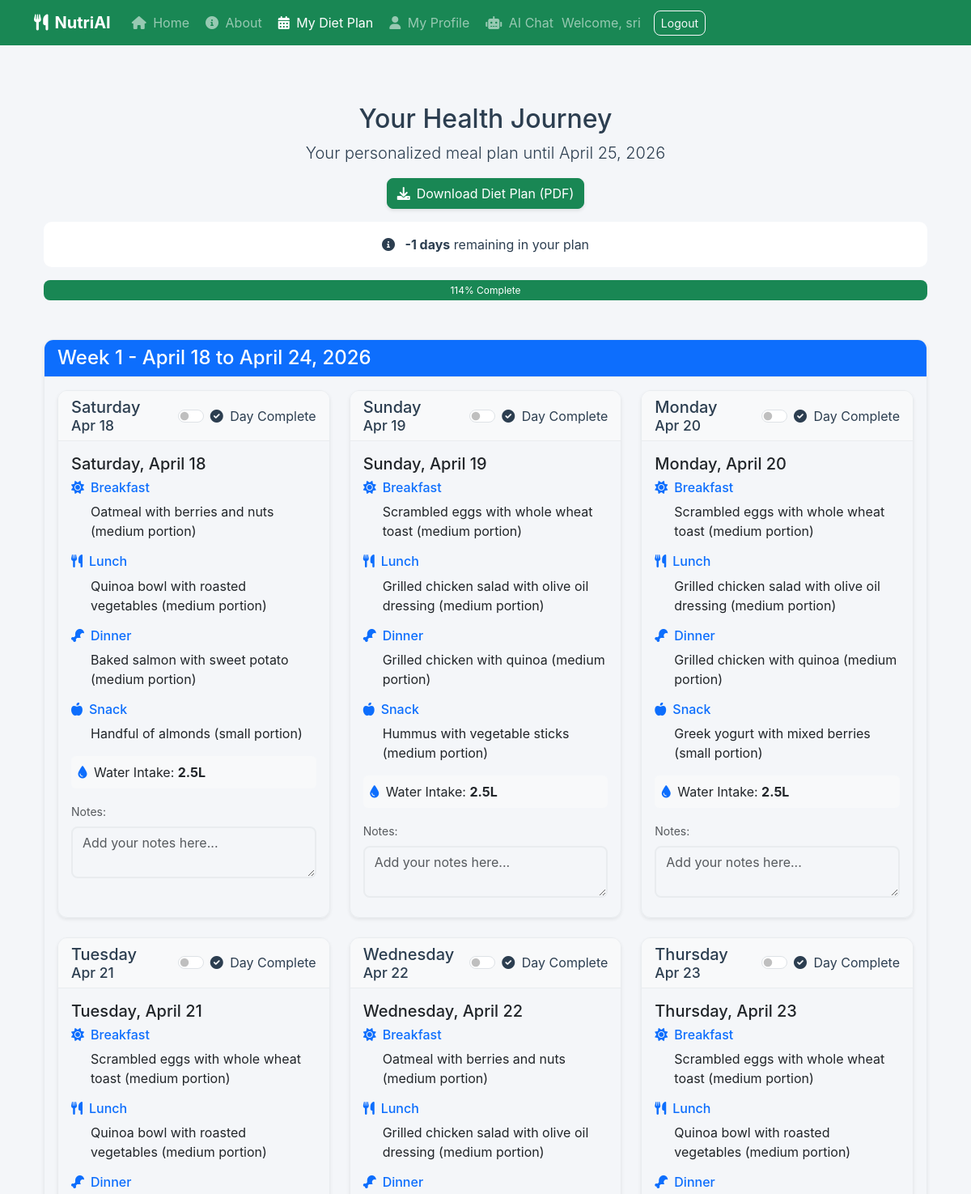
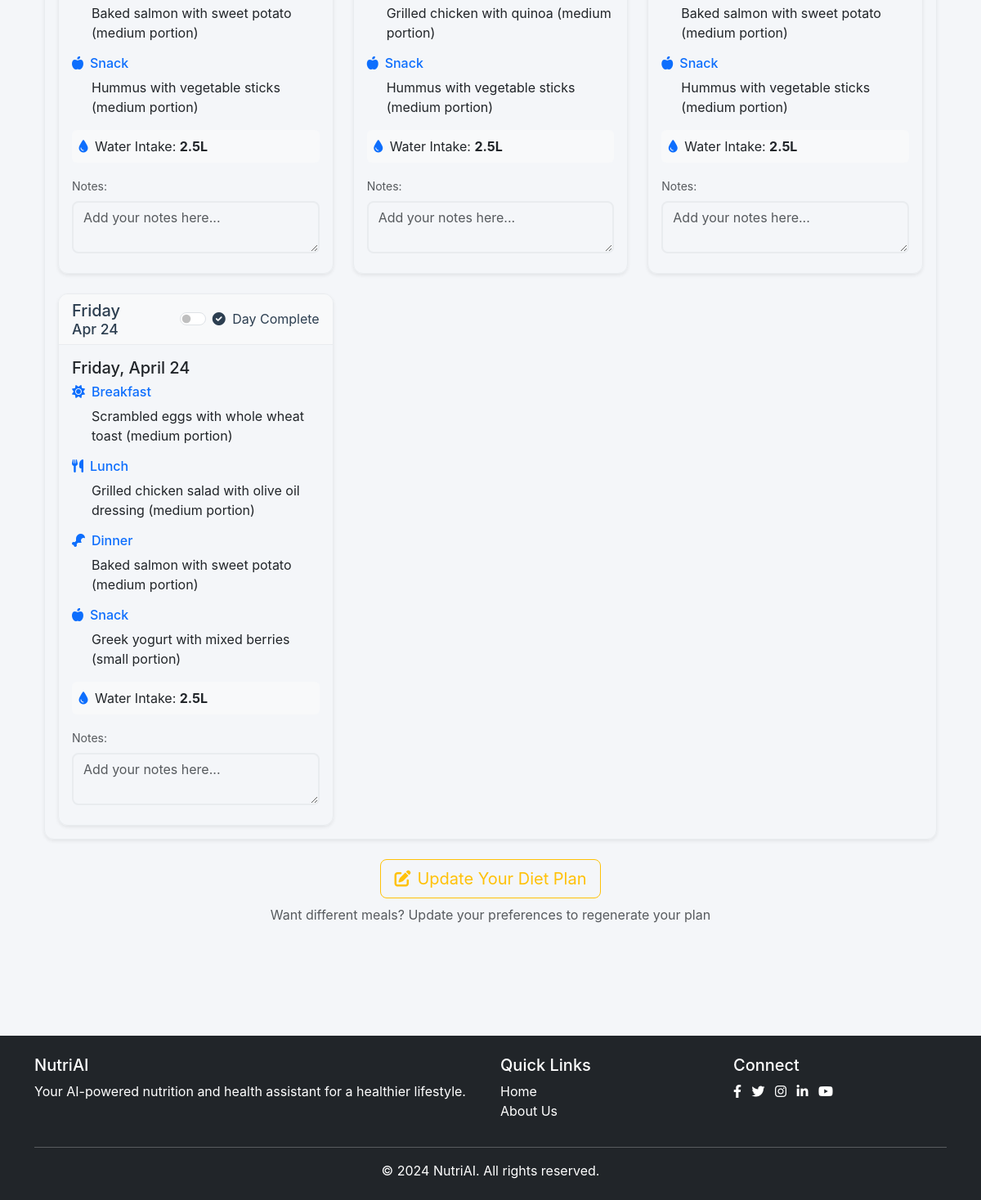
/health-calendar/3 (signed in), run on the app's committed database (2 pictures, top to bottom).
### app.py (models this page shows)
class User(UserMixin, db.Model):
    id = db.Column(db.Integer, primary_key=True)
    username = db.Column(db.String(80), unique=True, nullable=False)
    email = db.Column(db.String(120), unique=True, nullable=False)
    password = db.Column(db.String(200), nullable=False)
    is_admin = db.Column(db.Boolean, default=False)
    dietary_restrictions = db.Column(db.Text, nullable=True)
    health_conditions = db.Column(db.Text, nullable=True)
    profile_image = db.Column(db.String(200), default='images/profile-placeholder.png')
    health_assessments = db.relationship('HealthAssessment', backref='user', lazy=True)
    chats = db.relationship('Chat', backref='user', lazy=True)

class DailyMealPlan(db.Model):
    id = db.Column(db.Integer, primary_key=True)
    assessment_id = db.Column(db.Integer, db.ForeignKey('health_assessment.id'), nullable=False)
    date = db.Column(db.Date, nullable=False)
    meals = db.Column(db.JSON)
    completed = db.Column(db.Boolean, default=False)
    notes = db.Column(db.Text)

### app.py (the view, shortened to what this page needs)
@app.route("/health-calendar/<int:assessment_id>")
@login_required
def health_calendar(assessment_id):
    assessment = HealthAssessment.query.get_or_404(assessment_id)
    if assessment.user_id != current_user.id:
        abort(403)
    target_date = assessment.date + timedelta(weeks=1)
    days_remaining = (target_date.date() - datetime.utcnow().date()).days
    daily_plans = DailyMealPlan.query.filter_by(
        assessment_id=assessment_id
    ).order_by(DailyMealPlan.date).limit(7).all()
    weekly_plans = {}
    for plan in daily_plans:
        week_number = (plan.date - assessment.date.date()).days // 7 + 1
        if week_number not in weekly_plans:
            weekly_plans[week_number] = []
        weekly_plans[week_number].append(plan)
    return render_template(
        'health_calendar.html',
        assessment=assessment,
        weekly_plans=weekly_plans,
        target_date=target_date.date(),
        days_remaining=days_remaining,
        today=datetime.utcnow().date(),
        progress_percent=round((7 - days_remaining) / 7 * 100) if days_remaining <= 7 else 100
    )

### app.py (called while the page is built)
@login_manager.user_loader
def load_user(user_id):
    return User.query.get(int(user_id))

@app.context_processor
def inject_now():
    return {'now': datetime.utcnow()}

### templates/health_calendar.html (shortened to what this page needs)
{% extends "base.html" %}
{% block content %}
<div class="container py-5">
    <div class="row mb-4">
        <div class="col-12 text-center">
            <h2>Your Health Journey</h2>
            <p class="lead">Your personalized meal plan until {{ target_date.strftime('%B %d, %Y') }}</p>
            <div class="mb-3">
                <a href="{{ url_for('download_diet_plan', assessment_id=assessment.id) }}" class="btn btn-success"
                    download>
                    <i class="fas fa-download me-2"></i>Download Diet Plan (PDF)
                </a>
            </div>
            <div class="alert alert-info">
                <i class="fas fa-info-circle me-2"></i>
                <strong>{{ days_remaining }} days</strong> remaining in your plan
            </div>
            <div class="progress mb-4" style="height: 25px;">
                <div class="progress-bar bg-success progress-bar-striped progress-bar-animated" role="progressbar"
                    style="width: {{ progress_percent }}%;" aria-valuenow="{{ progress_percent }}" aria-valuemin="0"
                    aria-valuemax="100">
                    {{ progress_percent }}% Complete
                </div>
            </div>
        </div>
    </div>
    {% for week_num, week_plans in weekly_plans.items() %}
    <div class="card mb-4 shadow-sm">
        <div class="card-header bg-primary text-white">
            <h4 class="mb-0">Week {{ week_num }} - {{ week_plans[0].date.strftime('%B %d') }} to {{
                week_plans[-1].date.strftime('%B %d, %Y') }}</h4>
        </div>
        <div class="card-body">
            <div class="row g-4">
                {% for plan in week_plans %}
                <div class="col-12 col-md-6 col-lg-4">
                    <div class="card h-100 shadow-sm {% if plan.date == today %}border-success border-2{% endif %}">
                        <div
                            class="card-header {% if plan.date == today %}bg-success text-white{% else %}bg-light{% endif %}">
                            <div class="d-flex justify-content-between align-items-center">
                                <h5 class="mb-0">
                                    {{ plan.date.strftime('%A') }}
                                    <small class="d-block">{{ plan.date.strftime('%b %d') }}</small>
                                </h5>
                                <div class="form-check form-switch mb-0">
                                    <input class="form-check-input plan-completed" type="checkbox"
                                        data-plan-id="{{ plan.id }}" id="completed-{{ plan.id }}" >
                                    <label class="form-check-label" for="completed-{{ plan.id }}">
                                        <i class="fas fa-check-circle me-1"></i> Day Complete
                                    </label>
                                </div>
                            </div>
                        </div>
                        <div class="card-body">
                            <h5 class="card-title">{{ plan.date.strftime('%A, %B %d') }}</h5>
                            <div class="mb-3">
                                <h6 class="text-primary"><i class="fas fa-sun me-2"></i>Breakfast</h6>
                                <p class="ms-4">{{ plan.meals.breakfast }}</p>
                                <h6 class="text-primary mt-3"><i class="fas fa-utensils me-2"></i>Lunch</h6>
                                <p class="ms-4">{{ plan.meals.lunch }}</p>
                                <h6 class="text-primary mt-3"><i class="fas fa-drumstick-bite me-2"></i>Dinner</h6>
                                <p class="ms-4">{{ plan.meals.dinner }}</p>
                                <h6 class="text-primary mt-3"><i class="fas fa-apple-alt me-2"></i>Snack</h6>
                                <p class="ms-4">{{ plan.meals.snack }}</p>
                                <div class="mt-3 p-2 bg-light rounded d-flex align-items-center">
                                    <i class="fas fa-tint text-primary me-2"></i>
                                    <span>Water Intake: <strong>{{ plan.meals.water_intake }}</strong></span>
                                </div>
                            </div>
                            <div class="mb-2">
                                <label for="notes-{{ plan.id }}" class="form-label small text-muted">Notes:</label>
                                <textarea class="form-control notes-textarea" id="notes-{{ plan.id }}"
                                    data-plan-id="{{ plan.id }}" rows="2"
                                    placeholder="Add your notes here...">{{ plan.notes or '' }}</textarea>
                            </div>
                        </div>
                    </div>
                </div>
                {% endfor %}
            </div>
        </div>
    </div>
    {% endfor %}
    <div class="row mt-4">
        <div class="col-12 text-center">
            <a href="{{ url_for('health_assessment') }}" class="btn btn-outline-warning btn-lg">
                <i class="fas fa-edit me-2"></i>Update Your Diet Plan
            </a>
            <p class="text-muted mt-2">Want different meals? Update your preferences to regenerate your plan</p>
        </div>
    </div>
</div>
<div class="position-fixed bottom-0 end-0 p-3" style="z-index: 11;">
</div>
{% endblock %}

### templates/base.html (shortened to what this page needs)
<!DOCTYPE html>
<html lang="en">
<head>
    <link href="https://cdn.jsdelivr.net/npm/bootstrap@5.3.0/dist/css/bootstrap.min.css" rel="stylesheet">
    <link rel="stylesheet" href="https://cdnjs.cloudflare.com/ajax/libs/font-awesome/6.0.0/css/all.min.css">
</head>
<body>
    <nav class="navbar navbar-expand-lg navbar-dark bg-success sticky-top">
        <div class="container">
            <div class="d-flex justify-content-between align-items-center">
                <a class="navbar-brand fw-bold" href="{{ url_for('home') }}">
                    <i class="fas fa-utensils me-2"></i>NutriAI
                </a>
                <div class="collapse navbar-collapse" id="navbarNav">
                    <ul class="navbar-nav">
                        <li class="nav-item">
                            <a class="nav-link {% if request.endpoint == 'home' %}active{% endif %}"
                                href="{{ url_for('home') }}">
                                <i class="fas fa-home me-1"></i> Home
                            </a>
                        </li>
                        <li class="nav-item">
                            <a class="nav-link {% if request.endpoint == 'about' %}active{% endif %}"
                                href="{{ url_for('about') }}">
                                <i class="fas fa-info-circle me-1"></i> About
                            </a>
                        </li>
                        {% if current_user.is_authenticated %}
                        <li class="nav-item">
                            {% set latest_assessment = current_user.health_assessments|sort(attribute='date',
                            reverse=true)|first %}
                            {% set has_active_assessment = latest_assessment and (now - latest_assessment.date).days <=
                                56 %} <a
                                class="nav-link {% if request.endpoint in ['health_assessment', 'health_calendar'] %}active{% endif %}"
                                href="{{ url_for('health_calendar', assessment_id=latest_assessment.id) if has_active_assessment else url_for('health_assessment') }}">
                                <i class="fas fa-calendar-alt me-1"></i>
                                {{ 'My Diet Plan' if has_active_assessment else 'Health Assessment' }}
                                </a>
                        </li>
                        <li class="nav-item">
                            <a class="nav-link {% if request.endpoint == 'profile' %}active{% endif %}"
                                href="{{ url_for('profile') }}">
                                <i class="fas fa-user me-1"></i> My Profile
                            </a>
                        </li>
                        <li class="nav-item">
                            <a class="nav-link {% if request.endpoint == 'ai_chat' %}active{% endif %}"
                                href="{{ url_for('ai_chat') }}">
                                <i class="fas fa-robot me-1"></i> AI Chat
                            </a>
                        </li>
                        {% endif %}
                    </ul>
                </div>
                <div class="d-flex align-items-center">
                    {% if current_user.is_authenticated %}
                    <span class="navbar-text me-3">Welcome, {{ current_user.username }}</span>
                    <a href="{{ url_for('logout') }}" class="btn btn-outline-light btn-sm">Logout</a>
                    {% else %}
                    <a href="{{ url_for('login') }}" class="btn btn-outline-light btn-sm me-2">Login</a>
                    <a href="{{ url_for('register') }}" class="btn btn-light btn-sm">Register</a>
                    {% endif %}
                </div>
            </div>
        </div>
    </nav>
    <main class="py-4">
        <div class="container">
            {% block content %}{% endblock %}
        </div>
    </main>
    <footer class="bg-dark text-white py-4 mt-5">
        <div class="container">
            <div class="row">
                <div class="col-md-6">
                    <h5>NutriAI</h5>
                    <p>Your AI-powered nutrition and health assistant for a healthier lifestyle.</p>
                </div>
                <div class="col-md-3">
                    <h5>Quick Links</h5>
                    <ul class="list-unstyled">
                        <li><a href="/" class="text-white text-decoration-none">Home</a></li>
                        <li><a href="/about" class="text-white text-decoration-none">About Us</a></li>
                    </ul>
                </div>
                <div class="col-md-3">
                    <h5>Connect</h5>
                    <div class="social-links">
                        <a href="https://www.facebook.com" target="_blank" class="text-white me-2 text-decoration-none"
                            title="Follow us on Facebook">
                            <i class="fab fa-facebook-f"></i>
                        </a>
                        <a href="https://www.twitter.com" target="_blank" class="text-white me-2 text-decoration-none"
                            title="Follow us on Twitter">
                            <i class="fab fa-twitter"></i>
                        </a>
                        <a href="https://www.instagram.com" target="_blank" class="text-white me-2 text-decoration-none"
                            title="Follow us on Instagram">
                            <i class="fab fa-instagram"></i>
                        </a>
                        <a href="https://www.linkedin.com" target="_blank" class="text-white me-2 text-decoration-none"
                            title="Connect on LinkedIn">
                            <i class="fab fa-linkedin-in"></i>
                        </a>
                        <a href="https://www.youtube.com" target="_blank" class="text-white text-decoration-none"
                            title="Subscribe on YouTube">
                            <i class="fab fa-youtube"></i>
                        </a>
                    </div>
                </div>
            </div>
            <hr class="mt-3">
            <div class="text-center">
                <p class="mb-0">&copy; 2024 NutriAI. All rights reserved.</p>
            </div>
        </div>
    </footer>
</body>
</html>

### templates/base.html (style rules this page uses)
:root { --bg-primary: #f4f6f9; --bg-secondary: #ffffff; --text-primary: #2c3e50; --text-secondary: #495057; --text-muted: #6c757d; --border-color: #e9ecef; --card-shadow: rgba(0, 0, 0, 0.08); --accent-color: #28a745; }
body { background-color: var(--bg-primary); color: var(--text-primary); transition: background-color 0.3s ease, color 0.3s ease; font-family: -apple-system, BlinkMacSystemFont, 'Segoe UI', Roboto, 'Helvetica Neue', Arial, sans-serif; }
.card { background-color: var(--card-bg); border: 1px solid var(--border-color); border-radius: 12px; box-shadow: var(--shadow-md); transition: all 0.3s cubic-bezier(0.4, 0, 0.2, 1); overflow: hidden; }
.card-header { background-color: var(--bg-secondary); border-bottom: 1px solid var(--border-color); color: var(--text-primary); }
.form-control, .form-select { background-color: var(--bg-primary); color: var(--text-primary); border-color: var(--border-color); }
.btn-primary, .btn-success { transition: all 0.3s cubic-bezier(0.4, 0, 0.2, 1); position: relative; overflow: hidden; box-shadow: 0 2px 4px rgba(0, 0, 0, 0.1); }
.navbar { transition: all 0.3s ease; }
.alert { background-color: var(--bg-secondary); border-color: var(--border-color); color: var(--text-primary); }
.progress { background-color: var(--bg-tertiary); border-radius: 8px; height: 8px; overflow: hidden; }
.progress-bar { background: linear-gradient(90deg, var(--accent-color) 0%, var(--success-color) 100%); transition: width 0.6s cubic-bezier(0.4, 0, 0.2, 1); }
* { transition: all 0.3s ease; }
.btn { transition: all 0.3s ease; border-radius: 8px; }
.navbar-brand { transition: all 0.3s ease; }
.nav-link { transition: all 0.3s ease; border-radius: 6px; margin: 0 2px; }
.form-control, .form-select { border-radius: 8px; border: 2px solid var(--border-color); transition: all 0.3s ease; }
.alert { border-radius: 10px; border: none; animation: slideIn 0.3s ease-out; }

### data on the page
User: username "sri"
DailyMealPlan: date "April 18", date "Saturday", date "Apr 18", date "Saturday, April 18", meals.breakfast "Oatmeal with berries and nuts (medium portion)", meals.lunch "Quinoa bowl with roasted vegetables (medium portion)", meals.dinner "Baked salmon with sweet potato (medium portion)", meals.snack "Handful of almonds (small portion)", meals.water_intake "2.5L", id "Add your notes here..."
DailyMealPlan: date "April 24, 2026", date "Friday", date "Apr 24", date "Friday, April 24", meals.breakfast "Scrambled eggs with whole wheat toast (medium portion)", meals.lunch "Grilled chicken salad with olive oil dressing (medium portion)", meals.dinner "Baked salmon with sweet potato (medium portion)", meals.snack "Greek yogurt with mixed berries (small portion)", meals.water_intake "2.5L", id "Add your notes here..."
DailyMealPlan: date "Sunday", date "Apr 19", date "Sunday, April 19", meals.breakfast "Scrambled eggs with whole wheat toast (medium portion)", meals.lunch "Grilled chicken salad with olive oil dressing (medium portion)", meals.dinner "Grilled chicken with quinoa (medium portion)", meals.snack "Hummus with vegetable sticks (medium portion)", meals.water_intake "2.5L", id "Add your notes here..."
DailyMealPlan: date "Monday", date "Apr 20", date "Monday, April 20", meals.breakfast "Scrambled eggs with whole wheat toast (medium portion)", meals.lunch "Grilled chicken salad with olive oil dressing (medium portion)", meals.dinner "Grilled chicken with quinoa (medium portion)", meals.snack "Greek yogurt with mixed berries (small portion)", meals.water_intake "2.5L", id "Add your notes here..."
DailyMealPlan: date "Tuesday", date "Apr 21", date "Tuesday, April 21", meals.breakfast "Scrambled eggs with whole wheat toast (medium portion)", meals.lunch "Quinoa bowl with roasted vegetables (medium portion)", meals.dinner "Baked salmon with sweet potato (medium portion)", meals.snack "Hummus with vegetable sticks (medium portion)", meals.water_intake "2.5L", id "Add your notes here..."
DailyMealPlan: date "Wednesday", date "Apr 22", date "Wednesday, April 22", meals.breakfast "Oatmeal with berries and nuts (medium portion)", meals.lunch "Grilled chicken salad with olive oil dressing (medium portion)", meals.dinner "Grilled chicken with quinoa (medium portion)", meals.snack "Hummus with vegetable sticks (medium portion)", meals.water_intake "2.5L", id "Add your notes here..."
DailyMealPlan: date "Thursday", date "Apr 23", date "Thursday, April 23", meals.breakfast "Scrambled eggs with whole wheat toast (medium portion)", meals.lunch "Quinoa bowl with roasted vegetables (medium portion)", meals.dinner "Baked salmon with sweet potato (medium portion)", meals.snack "Hummus with vegetable sticks (medium portion)", meals.water_intake "2.5L", id "Add your notes here..."

### other printed values
{{ 'My Diet Plan' if has_active_assessment else 'Health Assessment' }} "My Diet Plan"
{{ target_date.strftime('%B %d, %Y') }} "April 25, 2026"
{{ week_num }} "1"
